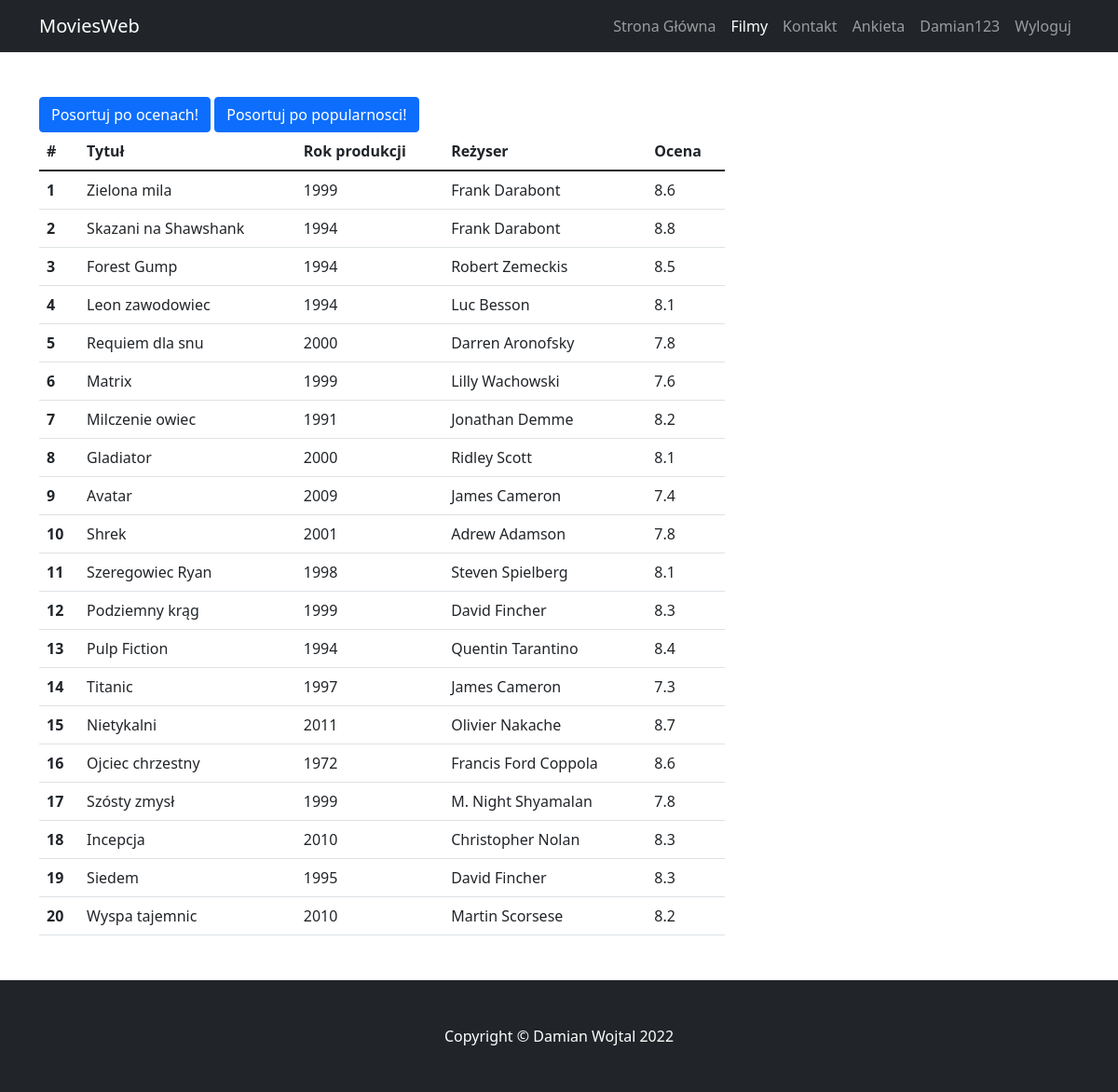
The app's page /strony/filmy.php (signed in) with its own data.
### tables this page shows
CREATE TABLE `filmy` (
  `ID` int(255) NOT NULL,
  `Tytul` varchar(50) NOT NULL,
  `Rok_produkcji` int(4) NOT NULL,
  `Rezyser` varchar(99) NOT NULL,
  `Ocena` float NOT NULL
);

### skrypty/wczytaj_filmy.php (the view, shortened to what this page needs)
<?php
function wyswietl_filmy(){
$polaczenie = @new mysqli('localhost', 'root', '', 'baza');
	if ($polaczenie->connect_errno!=0)
	{
		echo "Error: ".$polaczenie->connect_errno;
	}
	else
	{
    $query = mysqli_query($polaczenie ,'select * from filmy');
    $zawartosc = " ";
    while($rekord = mysqli_fetch_array($query)){
        $zawartosc .= '<tr> <th>'.$rekord[0].'</th>';
        $zawartosc .= '<td>'.$rekord[1].'</td>';
        $zawartosc .= '<td>'.$rekord[2].'</td>';
        $zawartosc .= '<td>'.$rekord[3].'</td>';
        $zawartosc .= '<td>'.$rekord[4].'</td></tr>';
    }
    echo $zawartosc;
}}
?>

### records on screen
filmy: ID "1", Tytul "Zielona mila", Rok_produkcji "1999", Rezyser "Frank Darabont", Ocena "8.6"
filmy: ID "2", Tytul "Skazani na Shawshank", Rok_produkcji "1994", Rezyser "Frank Darabont", Ocena "8.8"
filmy: ID "3", Tytul "Forest Gump", Rok_produkcji "1994", Rezyser "Robert Zemeckis", Ocena "8.5"
filmy: ID "4", Tytul "Leon zawodowiec", Rok_produkcji "1994", Rezyser "Luc Besson", Ocena "8.1"
filmy: ID "5", Tytul "Requiem dla snu", Rok_produkcji "2000", Rezyser "Darren Aronofsky", Ocena "7.8"
filmy: ID "6", Tytul "Matrix", Rok_produkcji "1999", Rezyser "Lilly Wachowski", Ocena "7.6"
filmy: ID "7", Tytul "Milczenie owiec", Rok_produkcji "1991", Rezyser "Jonathan Demme", Ocena "8.2"
filmy: ID "8", Tytul "Gladiator", Rok_produkcji "2000", Rezyser "Ridley Scott", Ocena "8.1"
filmy: ID "9", Tytul "Avatar", Rok_produkcji "2009", Rezyser "James Cameron", Ocena "7.4"
filmy: ID "10", Tytul "Shrek", Rok_produkcji "2001", Rezyser "Adrew Adamson", Ocena "7.8"
filmy: ID "11", Tytul "Szeregowiec Ryan", Rok_produkcji "1998", Rezyser "Steven Spielberg", Ocena "8.1"
filmy: ID "12", Tytul "Podziemny krąg", Rok_produkcji "1999", Rezyser "David Fincher", Ocena "8.3"
filmy: ID "13", Tytul "Pulp Fiction", Rok_produkcji "1994", Rezyser "Quentin Tarantino", Ocena "8.4"
filmy: ID "14", Tytul "Titanic", Rok_produkcji "1997", Rezyser "James Cameron", Ocena "7.3"
filmy: ID "15", Tytul "Nietykalni", Rok_produkcji "2011", Rezyser "Olivier Nakache", Ocena "8.7"
filmy: ID "16", Tytul "Ojciec chrzestny", Rok_produkcji "1972", Rezyser "Francis Ford Coppola", Ocena "8.6"
filmy: ID "17", Tytul "Szósty zmysł", Rok_produkcji "1999", Rezyser "M. Night Shyamalan", Ocena "7.8"
filmy: ID "18", Tytul "Incepcja", Rok_produkcji "2010", Rezyser "Christopher Nolan", Ocena "8.3"
filmy: ID "19", Tytul "Siedem", Rok_produkcji "1995", Rezyser "David Fincher", Ocena "8.3"
filmy: ID "20", Tytul "Wyspa tajemnic", Rok_produkcji "2010", Rezyser "Martin Scorsese", Ocena "8.2"

### other values on screen
$_SESSION['login'] "Damian123"
